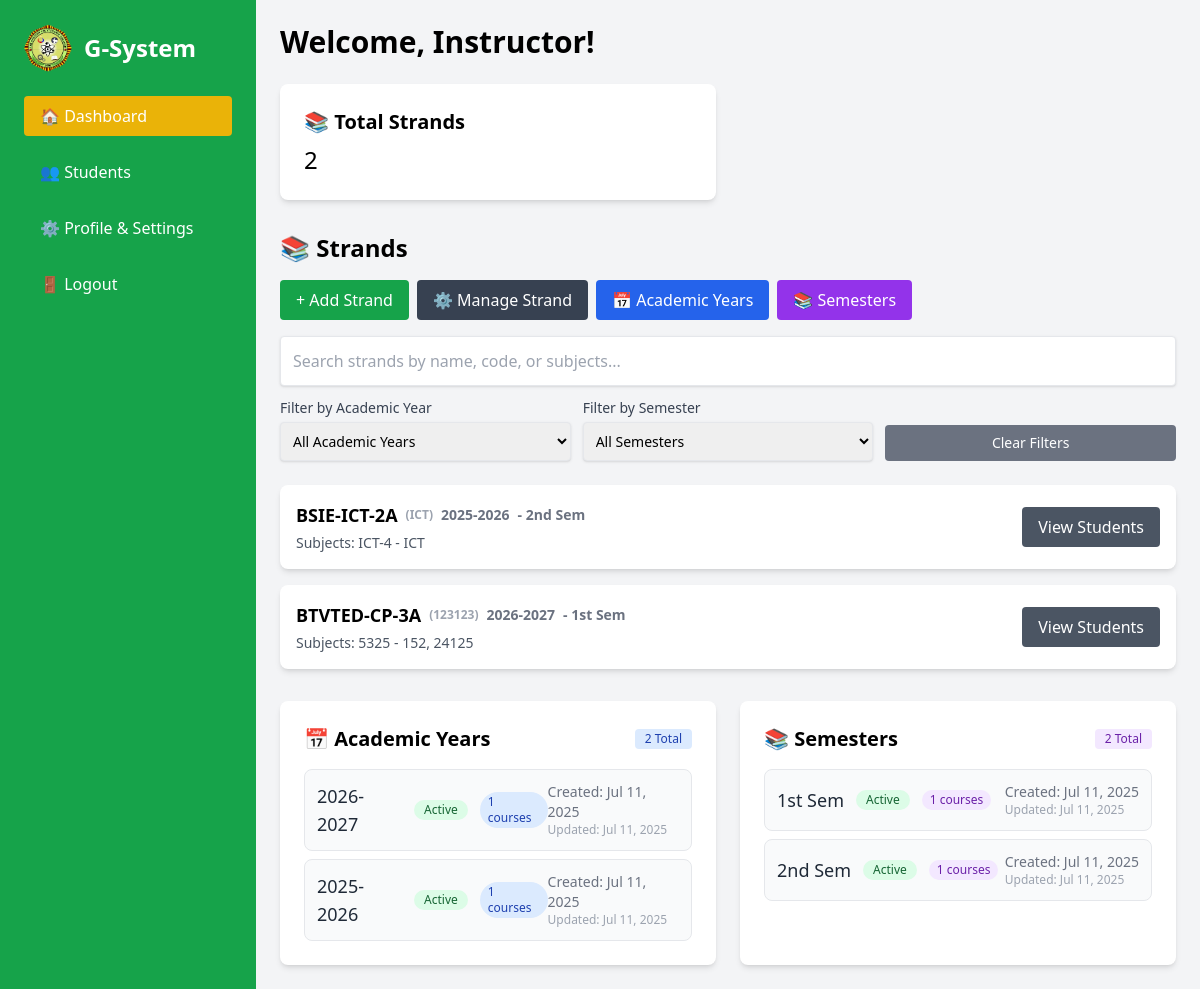
Screenshot of /supervisor/dashboard/ (signed in) with the database file from the repository.
### attendance/models.py (models this page shows, shortened)
class Course(models.Model):
    name = models.CharField(max_length=100)
    academic_year = models.ForeignKey(AcademicYear, on_delete=models.CASCADE, related_name='courses')
    semester = models.ForeignKey(Semester, on_delete=models.CASCADE, related_name='courses')
    course_code = models.CharField(max_length=20, blank=True, null=True)
    supervisor = models.ForeignKey(CustomUser, on_delete=models.CASCADE, related_name='courses')
    default_subjects = models.ManyToManyField(Subject, blank=True, related_name='courses')
    created_at = models.DateTimeField(auto_now_add=True)
    updated_at = models.DateTimeField(auto_now=True)
    class Meta:
        unique_together = ('name', 'academic_year', 'semester', 'supervisor')
        ordering = ['-created_at']

class AcademicYear(models.Model):
    name = models.CharField(max_length=20, unique=True)  # e.g., "2024-2025"
    is_active = models.BooleanField(default=True)
    created_at = models.DateTimeField(auto_now_add=True)
    updated_at = models.DateTimeField(auto_now=True)
    def __str__(self):
        return self.name
    class Meta:
        ordering = ['-name']

class Semester(models.Model):
    SEMESTER_CHOICES = (
        ('1st Sem', '1st Semester'),
        ('2nd Sem', '2nd Semester'),
    )
    name = models.CharField(max_length=10, choices=SEMESTER_CHOICES, unique=True)
    is_active = models.BooleanField(default=True)
    created_at = models.DateTimeField(auto_now_add=True)
    updated_at = models.DateTimeField(auto_now=True)
    def __str__(self):
        return self.name
    class Meta:
        ordering = ['name']

class Subject(models.Model):
    name = models.CharField(max_length=100)
    code = models.CharField(max_length=20, blank=True, null=True)
    description = models.TextField(blank=True, null=True)
    is_active = models.BooleanField(default=True)
    created_at = models.DateTimeField(auto_now_add=True)
    updated_at = models.DateTimeField(auto_now=True)
    def __str__(self):
        return f"{self.code} - {self.name}" if self.code else self.name
    class Meta:
        ordering = ['name']

### attendance/views.py (the view)
# urls.py: path('supervisor/dashboard/', views.supervisor_dashboard, name='supervisor_dashboard'),
@login_required
def supervisor_dashboard(request):
    if request.user.role == 'supervisor':
        if not AcademicYear.objects.exists():
            current_year = timezone.now().year
            for i in range(3):
                year_start = current_year + i
                year_end = year_start + 1
                AcademicYear.objects.create(name=f"{year_start}-{year_end}")
        if not Semester.objects.exists():
            Semester.objects.create(name="1st Sem")
            Semester.objects.create(name="2nd Sem")
        courses = Course.objects.all()
        academic_years = AcademicYear.objects.all()
        semesters = Semester.objects.all()
        for year in academic_years:
            year.course_count = year.courses.count()
        for semester in semesters:
            semester.course_count = semester.courses.count()
        return render(request, 'Supervisor/supervisor-dashboard.html', {
            'courses': courses,
            'academic_years': academic_years,
            'semesters': semesters
        })
    return redirect('supervisor_login')

### attendance/templates/Supervisor/supervisor-dashboard.html (shortened to what this page needs)
{% load static %}
<!DOCTYPE html>
<html lang="en">
<head>
    <script src="https://cdn.tailwindcss.com"></script>
</head>
<body class="bg-gray-100">
<div class="flex h-screen overflow-hidden">
    <aside id="sidebar" class="fixed top-0 left-0 w-64 h-full bg-green-600 text-white p-6 z-40 transform -translate-x-full lg:translate-x-0 transition-transform duration-300 ease-in-out lg:static lg:block">
        <div class="flex items-center space-x-3 mb-6">
            <img src="{% static 'assets/fepclogo.png' %}" alt="Logo" class="w-12 h-12 rounded-full">
            <h2 class="text-2xl font-bold">G-System</h2>
            </div>
        <ul class="space-y-4">
            <li><a href="{% url 'supervisor_dashboard' %}" class="block py-2 px-4 rounded bg-yellow-500">🏠 Dashboard</a></li>
            <li><a href="{% url 'student_masterlist' %}" class="block py-2 px-4 rounded hover:bg-yellow-500">👥 Students</a></li>
            <li><a href="{% url 'supervisor_profile' %}" class="block py-2 px-4 rounded hover:bg-yellow-500">⚙️ Profile & Settings</a></li>
            <li><button onclick="openLogoutModal()" class="w-full text-left py-2 px-4 rounded hover:bg-red-600">🚪 Logout</button></li>
        </ul>
    </aside>
    <div id="mainContent" class="flex-1 flex flex-col transition-all duration-300">
        <main class="p-6 overflow-y-auto flex-1">
            <div class="flex justify-between items-center mb-6">
                <h1 class="text-3xl font-bold">Welcome, Instructor!</h1>
            </div>
            <div class="grid grid-cols-1 md:grid-cols-2 gap-6">
                <div class="bg-white p-6 rounded-lg shadow-md">
                    <h3 class="text-xl font-bold">📚 Total Strands</h3>
                    <p id="totalCoursesCount" class="text-2xl mt-2">0</p>
                </div>
            </div>
            <div class="mt-8">
                <h2 class="text-2xl font-bold mb-4">📚 Strands</h2>
                <div class="flex flex-wrap gap-2 mb-4">
                    <button id="addCourseBtn" class="bg-green-600 text-white px-4 py-2 rounded hover:bg-yellow-500">+ Add Strand</button>
                    <button id="manageCoursesBtn" class="bg-gray-700 text-white px-4 py-2 rounded hover:bg-gray-600">⚙️ Manage Strand</button>
                    <button id="manageAcademicYearsBtn" class="bg-blue-600 text-white px-4 py-2 rounded hover:bg-blue-700">📅 Academic Years</button>
                    <button id="manageSemestersBtn" class="bg-purple-600 text-white px-4 py-2 rounded hover:bg-purple-700">📚 Semesters</button>
                </div>
                <div class="mb-4 space-y-3">
                    <div>
                        <input
                            type="text"
                            id="searchCourse"
                            placeholder="Search strands by name, code, or subjects..."
                            class="w-full p-3 border rounded shadow"/>
                    </div>
                    <div class="grid grid-cols-1 md:grid-cols-3 gap-3">
                        <div>
                            <label for="filterAcademicYear" class="block text-sm font-medium text-gray-700 mb-1">Filter by Academic Year</label>
                            <select id="filterAcademicYear" class="w-full p-2 border rounded shadow text-sm">
                                <option value="">All Academic Years</option>
                            </select>
                        </div>
                        <div>
                            <label for="filterSemester" class="block text-sm font-medium text-gray-700 mb-1">Filter by Semester</label>
                            <select id="filterSemester" class="w-full p-2 border rounded shadow text-sm">
                                <option value="">All Semesters</option>
                            </select>
                        </div>
                        <div class="flex items-end">
                            <button id="clearFilters" class="w-full bg-gray-500 text-white px-4 py-2 rounded hover:bg-gray-600 text-sm transition-colors">
                            </button>
                        </div>
                    </div>
                </div>
                <div id="courseList" class="mt-6 space-y-4">
                    {% if courses %}
                        {% for course in courses %}
                            <div class="courseItem bg-white p-4 rounded-lg shadow-md flex flex-col md:flex-row justify-between items-start md:items-center gap-4" data-course-id="{{ course.id }}" data-course-name="{{ course.name }}">
                                <div class="flex flex-col">
                                    <p class="text-lg font-semibold flex flex-wrap items-center gap-x-2">
                                        <span class="course-name">{{ course.name }}</span>
                                        {% if course.course_code %}
                                            <span class="course-code text-gray-400 text-xs">({{ course.course_code }})</span>
                                        {% endif %}
                                        <span class="course-academic-year text-gray-500 text-sm">{{ course.academic_year.name }}</span>
                                        <span class="course-semester text-gray-500 text-sm">- {{ course.semester.name }}</span>
                                    </p>
                                    {% if course.default_subjects.all %}
                                        <p class="course-subjects text-sm text-gray-600 mt-1">
                                            Subjects: {{ course.default_subjects.all|join:", " }}
                                        </p>
                                    {% endif %}
                                </div>
                                <div class="flex flex-wrap gap-2">
                                    <a href="{% url 'view_students' course.id %}" class="viewStudentsBtn bg-gray-600 text-white px-4 py-2 rounded hover:bg-gray-700">View Students</a>
                                </div>
                            </div>
                        {% endfor %}
                    {% else %}
                        <p id="noCoursesMessage" class="text-gray-600">No courses yet. Click "Add Course" to create one.</p>
                    {% endif %}
                </div>
            </div>
            <div class="mt-8 grid grid-cols-1 lg:grid-cols-2 gap-6">
                <div class="bg-white p-6 rounded-lg shadow-md">
                    <div class="flex justify-between items-center mb-4">
                        <h2 class="text-xl font-bold">📅 Academic Years</h2>
                        <span class="bg-blue-100 text-blue-800 text-xs font-medium px-2.5 py-0.5 rounded">{{ academic_years.count }} Total</span>
                    </div>
                    {% if academic_years %}
                        <div class="space-y-2 max-h-64 overflow-y-auto">
                            {% for year in academic_years %}
                                <div class="flex items-center justify-between p-3 bg-gray-50 rounded-lg border hover:bg-blue-50 hover:border-blue-200 transition-colors duration-200">
                                    <div class="flex items-center space-x-3">
                                        <span class="text-lg font-medium text-gray-800">{{ year.name }}</span>
                                        {% if year.is_active %}
                                            <span class="bg-green-100 text-green-800 text-xs font-medium px-2.5 py-0.5 rounded-full">Active</span>
                                        {% else %}
                                            <span class="bg-gray-100 text-gray-800 text-xs font-medium px-2.5 py-0.5 rounded-full">Inactive</span>
                                        {% endif %}
                                        <span class="bg-blue-100 text-blue-800 text-xs font-medium px-2 py-0.5 rounded-full">{{ year.course_count }} courses</span>
                                    </div>
                                    <div class="text-sm text-gray-500">
                                        <div>Created: {{ year.created_at|date:"M d, Y" }}</div>
                                        <div class="text-xs text-gray-400">Updated: {{ year.updated_at|date:"M d, Y" }}</div>
                                    </div>
                                </div>
                            {% endfor %}
                        </div>
                    {% else %}
                        <p class="text-gray-600 text-center py-4">No academic years created yet.</p>
                    {% endif %}
                </div>
                <div class="bg-white p-6 rounded-lg shadow-md">
                    <div class="flex justify-between items-center mb-4">
                        <h2 class="text-xl font-bold">📚 Semesters</h2>
                        <span class="bg-purple-100 text-purple-800 text-xs font-medium px-2.5 py-0.5 rounded">{{ semesters.count }} Total</span>
                    </div>
                    {% if semesters %}
                        <div class="space-y-2 max-h-64 overflow-y-auto">
                            {% for semester in semesters %}
                                <div class="flex items-center justify-between p-3 bg-gray-50 rounded-lg border hover:bg-purple-50 hover:border-purple-200 transition-colors duration-200">
                                    <div class="flex items-center space-x-3">
                                        <span class="text-lg font-medium text-gray-800">{{ semester.name }}</span>
                                        {% if semester.is_active %}
                                            <span class="bg-green-100 text-green-800 text-xs font-medium px-2.5 py-0.5 rounded-full">Active</span>
                                        {% else %}
                                            <span class="bg-gray-100 text-gray-800 text-xs font-medium px-2.5 py-0.5 rounded-full">Inactive</span>
                                        {% endif %}
                                        <span class="bg-purple-100 text-purple-800 text-xs font-medium px-2 py-0.5 rounded-full">{{ semester.course_count }} courses</span>
                                    </div>
                                    <div class="text-sm text-gray-500">
                                        <div>Created: {{ semester.created_at|date:"M d, Y" }}</div>
                                        <div class="text-xs text-gray-400">Updated: {{ semester.updated_at|date:"M d, Y" }}</div>
                                    </div>
                                </div>
                            {% endfor %}
                        </div>
                    {% else %}
                        <p class="text-gray-600 text-center py-4">No semesters created yet.</p>
                    {% endif %}
                </div>
            </div>
        </main>
    </div>
</div>
</body>
</html>

### rows the page displays
Course: name "BSIE-ICT-2A", course_code "ICT", academic_year.name "2025-2026", semester.name "2nd Sem", default_subjects.all "ICT-4 - ICT"
Course: name "BTVTED-CP-3A", course_code "123123", academic_year.name "2026-2027", semester.name "1st Sem", default_subjects.all "5325 - 152, 24125"
AcademicYear: name "2026-2027", is_active "Active", course_count "1", created_at "Jul 11, 2025", updated_at "Jul 11, 2025"
AcademicYear: name "2025-2026", is_active "Active", course_count "1", created_at "Jul 11, 2025", updated_at "Jul 11, 2025"
Semester: name "1st Sem", is_active "Active", course_count "1", created_at "Jul 11, 2025", updated_at "Jul 11, 2025"
Semester: name "2nd Sem", is_active "Active", course_count "1", created_at "Jul 11, 2025", updated_at "Jul 11, 2025"

### other values shown
{{ academic_years.count }} "2"
{{ semesters.count }} "2"
